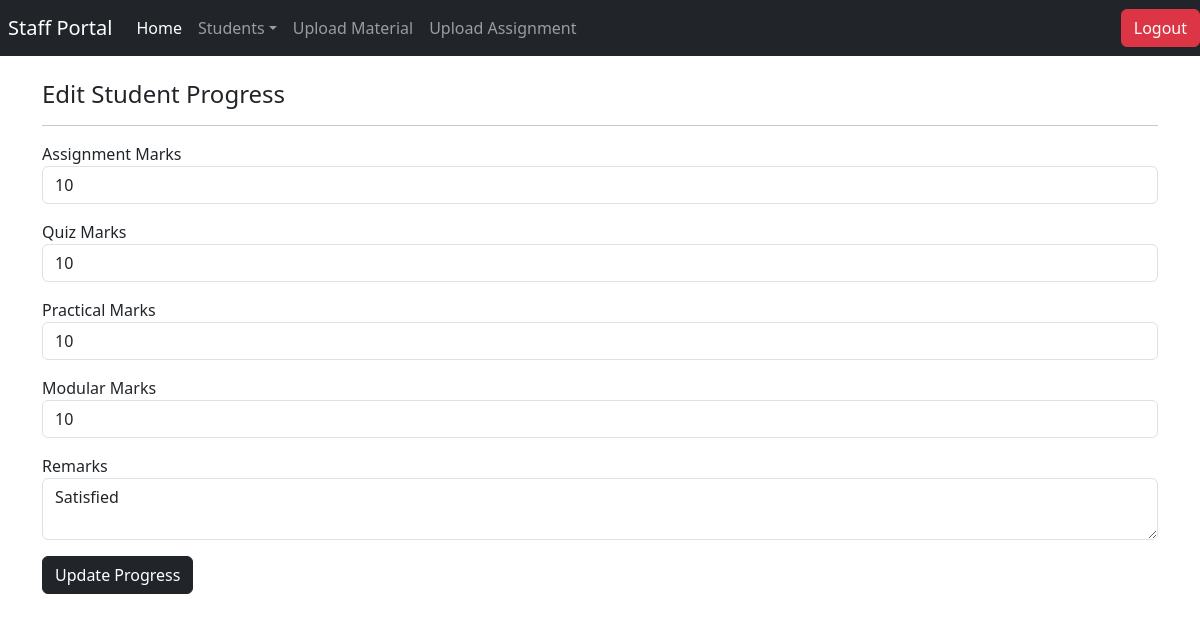
The app's page /Staff/edit_progress.php?id=26 (signed in) with its own data.
### tables this page shows
CREATE TABLE IF NOT EXISTS `studentprogress` (
  `progressno` int NOT NULL AUTO_INCREMENT,
  `studentid` int DEFAULT NULL,
  `assignmentmarks` bigint DEFAULT NULL,
  `quizmarksinternal` bigint DEFAULT NULL,
  `practical` bigint DEFAULT NULL,
  `modular` bigint DEFAULT NULL,
  `classes_conducted` int NOT NULL,
  `classes_held` int NOT NULL,
  `remarks` varchar(1000) NOT NULL,
  `dateofprogress` timestamp NULL DEFAULT CURRENT_TIMESTAMP,
  PRIMARY KEY (`progressno`),
  KEY `studentid` (`studentid`)
);

### Staff/edit_progress.php (the view, shortened to what this page needs)
<?php
include('../connect.php');
include('staffheader.php');
if (isset($_GET['id'])) {
    $progressid = $_GET['id'];
    $query = mysqli_query($conn, "SELECT * FROM studentprogress WHERE progressno = '$progressid'");
    $record = mysqli_fetch_assoc($query);
}
?>
<div class="container mt-4">
    <h4>Edit Student Progress</h4>
    <hr>
    <form method="post">
        <div class="mb-3">
            <label>Assignment Marks</label>
            <input type="number" name="assignmentmarks" class="form-control" value="<?php echo $record['assignmentmarks']; ?>" required>
        </div>
        <div class="mb-3">
            <label>Quiz Marks</label>
            <input type="number" name="quizmarksinternal" class="form-control" value="<?php echo $record['quizmarksinternal']; ?>" required>
        </div>
        <div class="mb-3">
            <label>Practical Marks</label>
            <input type="number" name="practical" class="form-control" value="<?php echo $record['practical']; ?>" required>
        </div>
        <div class="mb-3">
            <label>Modular Marks</label>
            <input type="number" name="modular" class="form-control" value="<?php echo $record['modular']; ?>" required>
        </div>
        <div class="mb-3">
            <label>Remarks</label>
            <textarea name="remarks" class="form-control"><?php echo $record['remarks']; ?></textarea>
        </div>
        <button type="submit" name="update" class="btn btn-dark">Update Progress</button>
    </form>
</div>
<?php include('stafffooter.php'); ?>

### records on screen
studentprogress: assignmentmarks "10", quizmarksinternal "10", practical "10", modular "10", remarks "Satisfied"
